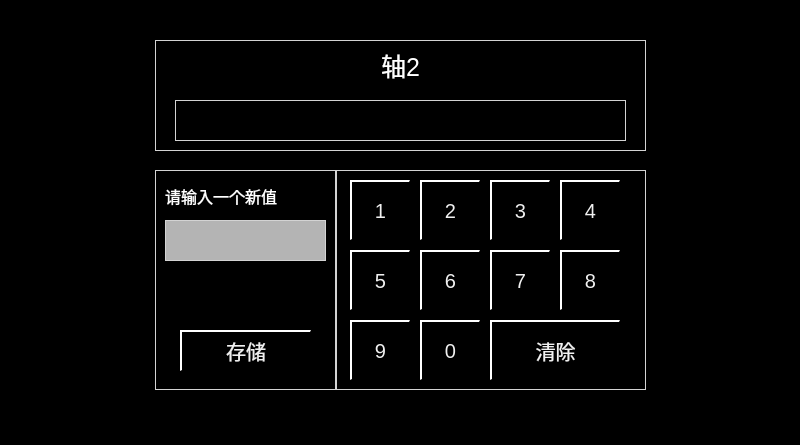
<?xml version="1.0" encoding="UTF-8"?>
<ui version="4.0">
 <class>DataInputWheelPage</class>
 <widget class="QWidget" name="DataInputWheelPage">
  <property name="geometry">
   <rect>
    <x>0</x>
    <y>0</y>
    <width>800</width>
    <height>445</height>
   </rect>
  </property>
  <property name="windowTitle">
   <string>Form</string>
  </property>
  <property name="styleSheet">
   <string notr="true">QWidget
{
	background-color: black;
}
QLabel
{
	border:1px solid lightgray;
    color:white;
font:16px
}

QPushButton
{
	font:20px;
    color: rgb(240,240,240);
	background-color: rgb(0, 0, 0);
	border-top: 2px solid white;	
	border-left: 2px solid white;
}</string>
  </property>
  <widget class="QLabel" name="label1">
   <property name="geometry">
    <rect>
     <x>155</x>
     <y>40</y>
     <width>491</width>
     <height>111</height>
    </rect>
   </property>
   <property name="styleSheet">
    <string notr="true">font:25px;</string>
   </property>
   <property name="text">
    <string>轴2</string>
   </property>
   <property name="alignment">
    <set>Qt::AlignHCenter|Qt::AlignTop</set>
   </property>
  </widget>
  <widget class="QLabel" name="labelCurrentValue">
   <property name="geometry">
    <rect>
     <x>175</x>
     <y>100</y>
     <width>451</width>
     <height>41</height>
    </rect>
   </property>
   <property name="text">
    <string/>
   </property>
  </widget>
  <widget class="QLabel" name="label2">
   <property name="geometry">
    <rect>
     <x>155</x>
     <y>170</y>
     <width>181</width>
     <height>220</height>
    </rect>
   </property>
   <property name="styleSheet">
    <string notr="true"/>
   </property>
   <property name="text">
    <string/>
   </property>
   <property name="alignment">
    <set>Qt::AlignHCenter|Qt::AlignTop</set>
   </property>
  </widget>
  <widget class="QLabel" name="label2_2">
   <property name="geometry">
    <rect>
     <x>336</x>
     <y>170</y>
     <width>310</width>
     <height>220</height>
    </rect>
   </property>
   <property name="styleSheet">
    <string notr="true">font:25px;</string>
   </property>
   <property name="text">
    <string/>
   </property>
   <property name="alignment">
    <set>Qt::AlignHCenter|Qt::AlignTop</set>
   </property>
  </widget>
  <widget class="QLabel" name="label">
   <property name="geometry">
    <rect>
     <x>165</x>
     <y>180</y>
     <width>121</width>
     <height>31</height>
    </rect>
   </property>
   <property name="styleSheet">
    <string notr="true">border:0px;</string>
   </property>
   <property name="text">
    <string>请输入一个新值</string>
   </property>
  </widget>
  <widget class="QLabel" name="labelInput">
   <property name="geometry">
    <rect>
     <x>165</x>
     <y>220</y>
     <width>161</width>
     <height>41</height>
    </rect>
   </property>
   <property name="styleSheet">
    <string notr="true">background-color: rgb(180, 180, 180);</string>
   </property>
   <property name="text">
    <string/>
   </property>
  </widget>
  <widget class="QPushButton" name="btnStore">
   <property name="geometry">
    <rect>
     <x>180</x>
     <y>330</y>
     <width>131</width>
     <height>41</height>
    </rect>
   </property>
   <property name="styleSheet">
    <string notr="true">font:20px;</string>
   </property>
   <property name="text">
    <string>存储</string>
   </property>
  </widget>
  <widget class="QPushButton" name="btn1">
   <property name="geometry">
    <rect>
     <x>350</x>
     <y>180</y>
     <width>60</width>
     <height>60</height>
    </rect>
   </property>
   <property name="text">
    <string>1</string>
   </property>
  </widget>
  <widget class="QPushButton" name="btn2">
   <property name="geometry">
    <rect>
     <x>420</x>
     <y>180</y>
     <width>60</width>
     <height>60</height>
    </rect>
   </property>
   <property name="text">
    <string>2</string>
   </property>
  </widget>
  <widget class="QPushButton" name="btn3">
   <property name="geometry">
    <rect>
     <x>490</x>
     <y>180</y>
     <width>60</width>
     <height>60</height>
    </rect>
   </property>
   <property name="text">
    <string>3</string>
   </property>
  </widget>
  <widget class="QPushButton" name="btn4">
   <property name="geometry">
    <rect>
     <x>560</x>
     <y>180</y>
     <width>60</width>
     <height>60</height>
    </rect>
   </property>
   <property name="text">
    <string>4</string>
   </property>
  </widget>
  <widget class="QPushButton" name="btn5">
   <property name="geometry">
    <rect>
     <x>350</x>
     <y>250</y>
     <width>60</width>
     <height>60</height>
    </rect>
   </property>
   <property name="text">
    <string>5</string>
   </property>
  </widget>
  <widget class="QPushButton" name="btn6">
   <property name="geometry">
    <rect>
     <x>420</x>
     <y>250</y>
     <width>60</width>
     <height>60</height>
    </rect>
   </property>
   <property name="text">
    <string>6</string>
   </property>
  </widget>
  <widget class="QPushButton" name="btn8">
   <property name="geometry">
    <rect>
     <x>560</x>
     <y>250</y>
     <width>60</width>
     <height>60</height>
    </rect>
   </property>
   <property name="text">
    <string>8</string>
   </property>
  </widget>
  <widget class="QPushButton" name="btn7">
   <property name="geometry">
    <rect>
     <x>490</x>
     <y>250</y>
     <width>60</width>
     <height>60</height>
    </rect>
   </property>
   <property name="text">
    <string>7</string>
   </property>
  </widget>
  <widget class="QPushButton" name="btn9">
   <property name="geometry">
    <rect>
     <x>350</x>
     <y>320</y>
     <width>60</width>
     <height>60</height>
    </rect>
   </property>
   <property name="text">
    <string>9</string>
   </property>
  </widget>
  <widget class="QPushButton" name="btn0">
   <property name="geometry">
    <rect>
     <x>420</x>
     <y>320</y>
     <width>60</width>
     <height>60</height>
    </rect>
   </property>
   <property name="text">
    <string>0</string>
   </property>
  </widget>
  <widget class="QPushButton" name="btnClear">
   <property name="geometry">
    <rect>
     <x>490</x>
     <y>320</y>
     <width>130</width>
     <height>60</height>
    </rect>
   </property>
   <property name="text">
    <string>清除</string>
   </property>
  </widget>
  <zorder>label2_2</zorder>
  <zorder>label2</zorder>
  <zorder>label1</zorder>
  <zorder>labelCurrentValue</zorder>
  <zorder>label</zorder>
  <zorder>labelInput</zorder>
  <zorder>btnStore</zorder>
  <zorder>btn1</zorder>
  <zorder>btn2</zorder>
  <zorder>btn3</zorder>
  <zorder>btn4</zorder>
  <zorder>btn5</zorder>
  <zorder>btn6</zorder>
  <zorder>btn8</zorder>
  <zorder>btn7</zorder>
  <zorder>btn9</zorder>
  <zorder>btn0</zorder>
  <zorder>btnClear</zorder>
 </widget>
 <resources/>
 <connections/>
</ui>
